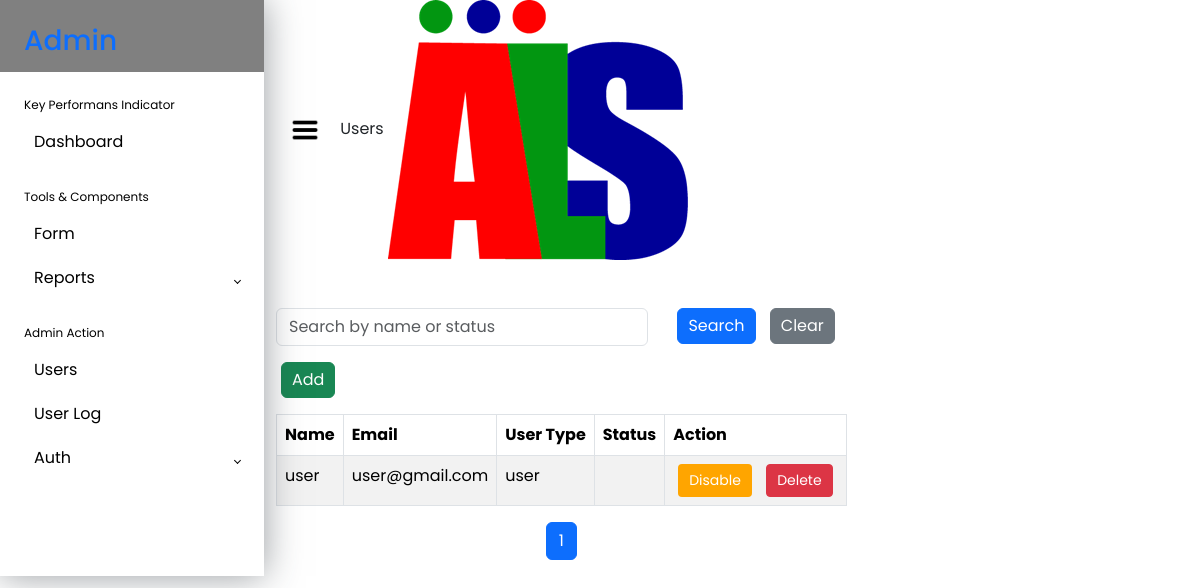
Page /main_pages/admin/pages/users_only.php on the earlier database version.
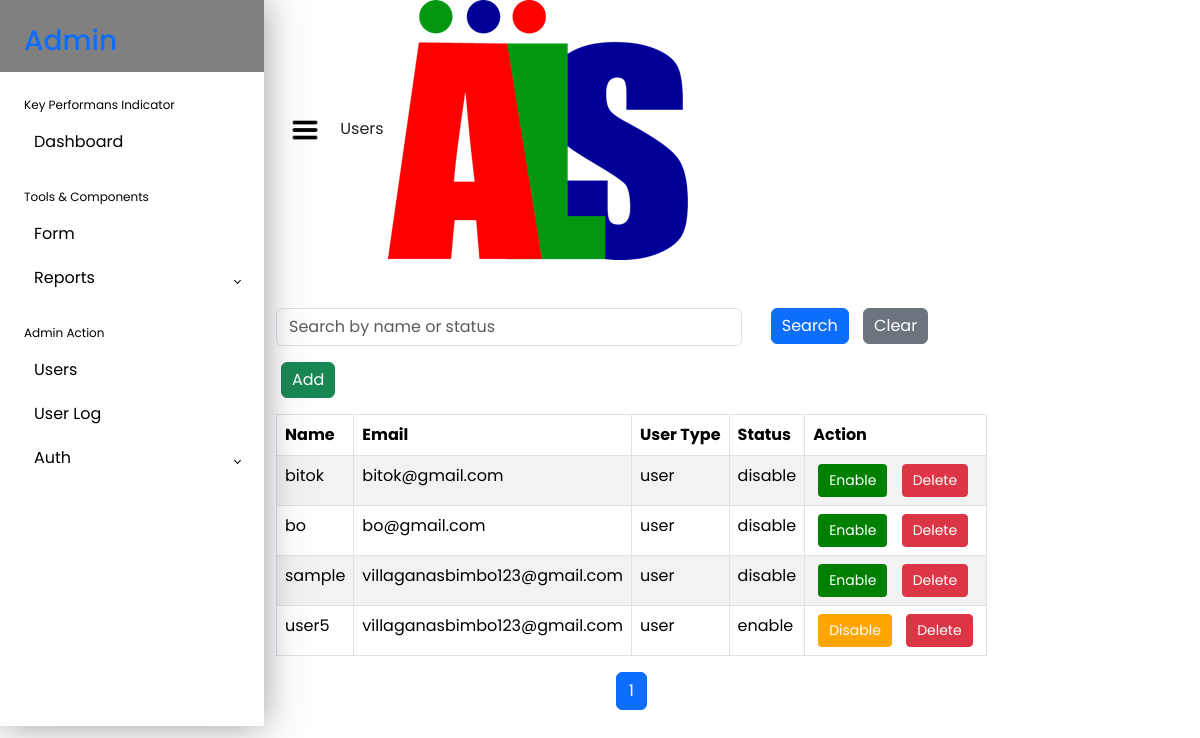
Same page on the later database version.
### tables this page shows
CREATE TABLE `user_tbl` (
  `user_id` int(11) NOT NULL,
  `user_name` varchar(255) NOT NULL,
  `email` varchar(255) NOT NULL,
  `pass` varchar(255) NOT NULL,
  `district` int(50) NOT NULL,
  `user_type` varchar(50) NOT NULL,
  `status` varchar(20) NOT NULL
);

### main_pages/admin/pages/users_only.php (the view, shortened to what this page needs)
<?php
include '../../../src/db/db_connection.php';
$results_per_page = 10;
if (isset($_GET['page']) && is_numeric($_GET['page'])) {
    $current_page = intval($_GET['page']);
} else {
    $current_page = 1;
}
$start_from = ($current_page - 1) * $results_per_page;
$search_term = isset($_GET['search']) ? $_GET['search'] : '';
$search_query = "SELECT COUNT(*) AS total FROM user_tbl WHERE user_type = 'user'";
$total_result = $conn->query($search_query);
$row = $total_result->fetch_assoc();
$total_users = $row['total'];
$total_pages = ceil($total_users / $results_per_page);
$sql = "SELECT * FROM user_tbl WHERE user_type = 'user'";
$sql .= " ORDER BY user_name asc LIMIT $start_from, $results_per_page";
$result = $conn->query($sql);
?>
<!DOCTYPE html>
<html lang="en">
<head>
    <link href="https://cdn.jsdelivr.net/npm/bootstrap@5.3.3/dist/css/bootstrap.min.css" rel="stylesheet">
    <link rel="stylesheet" href="../../../src/css/dashboard.css">
    <link rel="stylesheet" href="../../../src/css/nav.css">
</head>
<body>
  <div class="wrapper">
    <nav id="sidebar">
            <div class="sidebar-header" style="background: gray;">
                <h3 style="color: #ffffff;">
                    <?php
                    if (isset($_SESSION['username'])) {
                        echo '<a href="#">' . htmlspecialchars($_SESSION['username']) . '</a>';
                    } else {
                        echo '<a href="#">Admin</a>';
                    }
                ?>
            </h3>
            </div>
            <li class="sidebar-header">
                        Key Performans Indicator
                    </li>
                    <li class="sidebar-item">
                        <a href="dashboard.php" class="sidebar-link">
                        <i class="fa-regular fa-file-lines pe-2"></i>
                            Dashboard
                        </a>
                    </li>
                    <li class="sidebar-header">
                        Tools & Components
                    </li>
                    <li class="sidebar-item">
                        <a href="form.php" class="sidebar-link">
                        <i class="fa-regular fa-file-lines pe-2"></i>
                            Form
                        </a>
                    </li>
                    <li class="sidebar-item">
                        <a href="reports.php" class="sidebar-link collapsed" data-bs-toggle="collapse" data-bs-target="#pages"
                            aria-expanded="false" aria-controls="pages">
                            <i class="fa-solid fa-list pe-2"></i>
                            Reports
                        </a>
                    </li>
                    <li class="sidebar-header">
                        Admin Action
                    </li>
                    <li class="sidebar-item">
                        <a href="users.php" class="sidebar-link">
                        <i class="fa-regular fa-file-lines pe-2"></i>
                            Users
                        </a>
                    </li>
                    <li class="sidebar-item">
                        <a href="user_log.php" class="sidebar-link">
                        <i class="fa-regular fa-file-lines pe-2"></i>
                            User Log
                        </a>
                    </li>
                    <li class="sidebar-item">
                        <a href="#" class="sidebar-link collapsed" data-bs-toggle="collapse" data-bs-target="#auth"
                            aria-expanded="false" aria-controls="auth">
                            <i class="fa-regular fa-user pe-2"></i>
                            Auth
                        </a>
                    </li>
        </nav>
        <div id="content">
            <div class="menu-header">
                <button type="button" id="sidebarCollapse" class="btn menu-btn">
                    <img src="../../../assets/images/burger-bar.png" alt="Menu" width="30" style="margin-left: 10px;">
                </button>
                <span class="menu-text">Users</span>
                <img src="../../../assets/images/logo.png" alt="Logo" class="header-logo">
            </div>
        <div class="container mt-5">
            <form method="get" class="mb-3">
                <div class="row">
                    <div class="col-md-8">
                        <input type="text" name="search" class="form-control" placeholder="Search by name or status" value="<?php echo htmlspecialchars($search_term); ?>">
                    </div>
                    <div class="col-md-4">
                        <button type="submit" class="btn btn-primary">Search</button>
                        <a href="users.php" class="btn btn-secondary">Clear</a>
                    </div>
                </div>
            </form>
            <a href="add_user.php" class="btn btn-success mb-3">Add</a>
            <div class="table-responsive">
                <table class="table table-striped table-bordered">
                    <thead>
                        <tr>
                            <th>Name</th>
                            <th>Email</th>
                            <th>User Type</th>
                            <th>Status</th>
                            <th>Action</th>
                        </tr>
                    </thead>
                    <tbody>
                        <?php
                        if ($result->num_rows > 0) {
                            while ($row = $result->fetch_assoc()) {
                                echo "<tr>
                                        <td>{$row['user_name']}</td>
                                        <td>{$row['email']}</td>
                                        <td>{$row['user_type']}</td>
                                        <td>{$row['status']}</td>
                                        <td>
                                            <button class='btn btn-sm btn-toggle-status'  onclick='return disable()'
                                                data-id='{$row['user_id']}'
                                                data-status='{$row['status']}'
                                                style='background-color: " . ($row['status'] === 'disable' ? 'green' : 'orange') . "; color: white;'>
                                                " . ($row['status'] === 'disable' ? 'Enable' : 'Disable') . "
                                            </button>
                                            <a href='delete_user.php?id={$row['user_id']}' class='btn btn-danger btn-sm' onclick='return confirmDelete()'>Delete</a>
                                        </td>
                                      </tr>";
                            }
                        } else {
                            echo "<tr><td colspan='5'>No records found</td></tr>";
                        }
                        ?>
                    </tbody>
                </table>
            </div>
            <nav aria-label="Page navigation">
                <ul class="pagination justify-content-center">
                    <?php
                    for ($page = 1; $page <= $total_pages; $page++) {
                        if ($page == $current_page) {
                            echo '<li class="page-item active"><a class="page-link" href="#">' . $page . '</a></li>';
                        } else {
                            echo '<li class="page-item"><a class="page-link" href="users.php?page=' . $page . '">' . $page . '</a></li>';
                        }
                    }
                    ?>
                </ul>
            </nav>
        </div>
    </div>
  </div>
</body>
</html>

### src/css/nav.css (style rules this page uses)
body { font-family: 'Poppins', sans-serif; margin: 0; }
a { cursor: pointer; text-decoration: none; font-family: 'Poppins', sans-serif; }
li { list-style: none; }
.wrapper { align-items: stretch; display: flex; width: 100%; }
#sidebar { max-width: 264px; min-width: 264px; transition: all 0.35s ease-in-out; box-shadow: 0 0 35px 0 rgba(49, 57, 66, 0.5); z-index: 1111; }
.sidebar-header { color: #000000; font-size: .75rem; padding: 1.5rem 1.5rem .375rem; }
a.sidebar-link { padding: .625rem 1.625rem; color: #000000; position: relative; display: block; font-size: 1rem; }
.sidebar-link[data-bs-toggle="collapse"]::after { border: solid; border-width: 0 .075rem .075rem 0; content: ""; display: inline-block; padding: 2px; position: absolute; right: 1.5rem; top: 1.4rem; transform: rotate(-135deg); transition: all .2s ease-out; }
.sidebar-link[data-bs-toggle="collapse"].collapsed::after { transform: rotate(45deg); transition: all .2s ease-out; }

### main_pages/admin/pages/users_only.php (style rules this page uses)
.btn { margin: 0 5px; padding: 5px 10px; }
td { white-space: nowrap; }

Differences in the rows shown:
removed user_tbl: user_name "user", email "user@gmail.com", user_type "user", shows "Disable"
added user_tbl: user_name "bitok", email "bitok@gmail.com", user_type "user", status "disable", shows "Enable"
added user_tbl: user_name "bo", email "bo@gmail.com", user_type "user", status "disable", shows "Enable"
added user_tbl: user_name "sample", email "villaganasbimbo123@gmail.com", user_type "user", status "disable", shows "Enable"
added user_tbl: user_name "user5", email "villaganasbimbo123@gmail.com", user_type "user", status "enable", shows "Disable"
